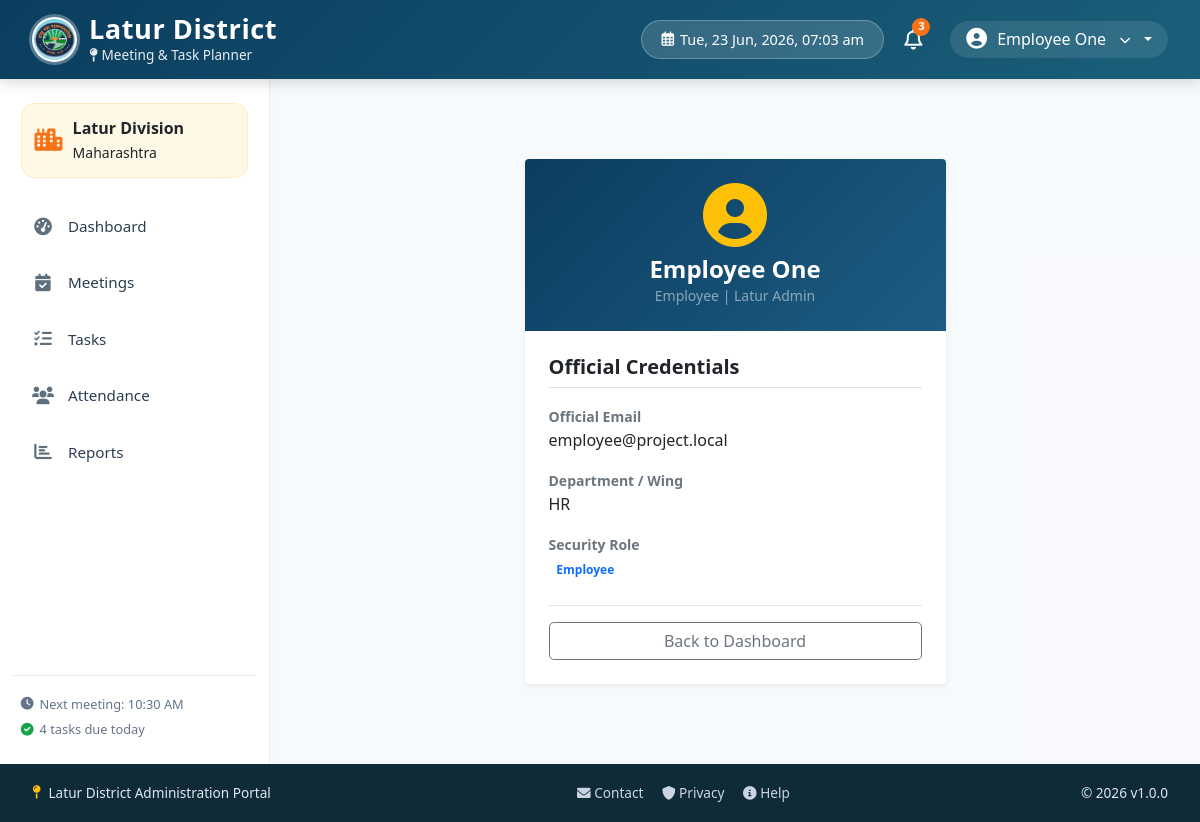
The page /modules/users/profile.php (signed in) on the database its author committed.
### tables this page shows
CREATE TABLE IF NOT EXISTS users (
  id INT AUTO_INCREMENT PRIMARY KEY,
  name VARCHAR(100) NOT NULL,
  email VARCHAR(150) NOT NULL UNIQUE,
  password VARCHAR(255) NOT NULL,
  role VARCHAR(50) NOT NULL,
  department VARCHAR(100) NOT NULL,
  isDeleted ENUM('Yes','No') NOT NULL DEFAULT 'No'
);

### modules/users/profile.php (the view, shortened to what this page needs)
<?php
include_once '../../includes/header.php';
$conn = getDBConnection();
$userId = $_SESSION['user_id'];
$stmt = $conn->prepare("SELECT * FROM users WHERE id = ?");
$stmt->bind_param("i", $userId);
$stmt->execute();
$userData = $stmt->get_result()->fetch_assoc();
?>
<div class="row justify-content-center my-5">
    <div class="col-lg-6">
        <div class="card shadow-sm border-0 rounded-4 overflow-hidden">
            <div class="text-white p-4 text-center" style="background: linear-gradient(135deg, #0b3d5f 0%, #1e5c83 100%);">
                <i class="fas fa-user-circle fa-4x mb-2 text-warning"></i>
                <h4 class="fw-bold mb-0"><?php echo htmlspecialchars($userData['name']); ?></h4>
                <small class="text-white-50"><?php echo htmlspecialchars($userData['role']); ?> | Latur Admin</small>
            </div>
            <div class="card-body p-4 bg-white">
                <div class="mb-4">
                    <h5 class="fw-bold text-gov-blue border-bottom pb-2 mb-3">Official Credentials</h5>
                    <div class="row g-3">
                        <div class="col-12">
                            <label class="form-label small fw-bold text-secondary mb-0">Official Email</label>
                            <div class="fw-semibold text-dark fs-6"><?php echo htmlspecialchars($userData['email']); ?></div>
                        </div>
                        <div class="col-12">
                            <label class="form-label small fw-bold text-secondary mb-0">Department / Wing</label>
                            <div class="fw-semibold text-dark fs-6"><?php echo htmlspecialchars($userData['department']); ?></div>
                        </div>
                        <div class="col-12">
                            <label class="form-label small fw-bold text-secondary mb-0">Security Role</label>
                            <div class="fw-semibold text-dark fs-6">
                                <span class="badge bg-primary-subtle text-primary"><?php echo htmlspecialchars($userData['role']); ?></span>
                            </div>
                        </div>
                    </div>
                </div>
                <div class="mt-4 pt-3 border-top d-flex gap-2">
                    <a href="../../index.php" class="btn btn-outline-secondary rounded-3 w-100">Back to Dashboard</a>
                </div>
            </div>
        </div>
    </div>
</div>
<?php include_once '../../includes/footer.php'; ?>

### rows shown on the page
users: name "Employee One", role "Employee", email "employee@project.local", department "HR"

### other values the page prints
$userName "Employee One"
